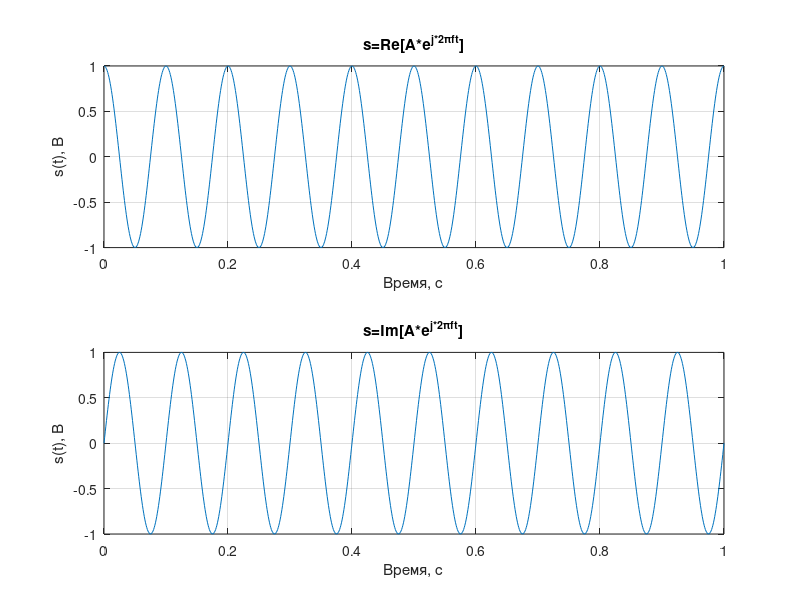
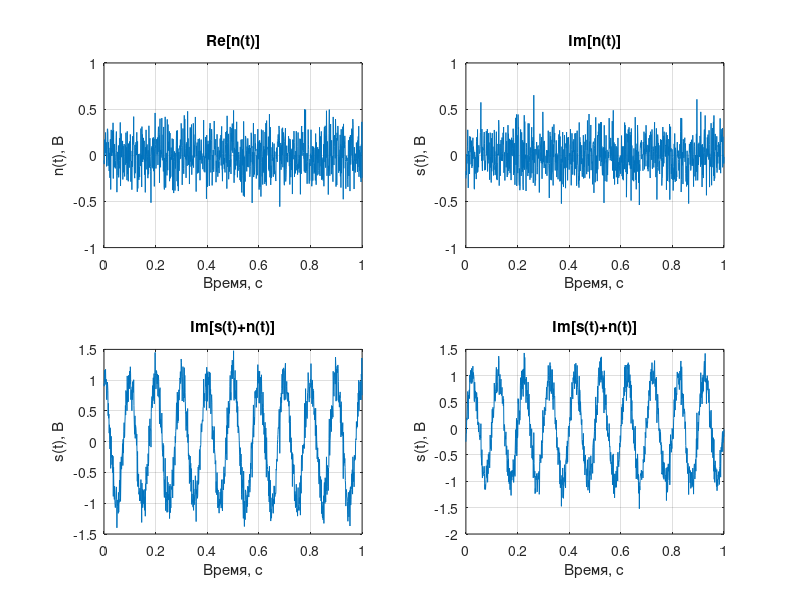
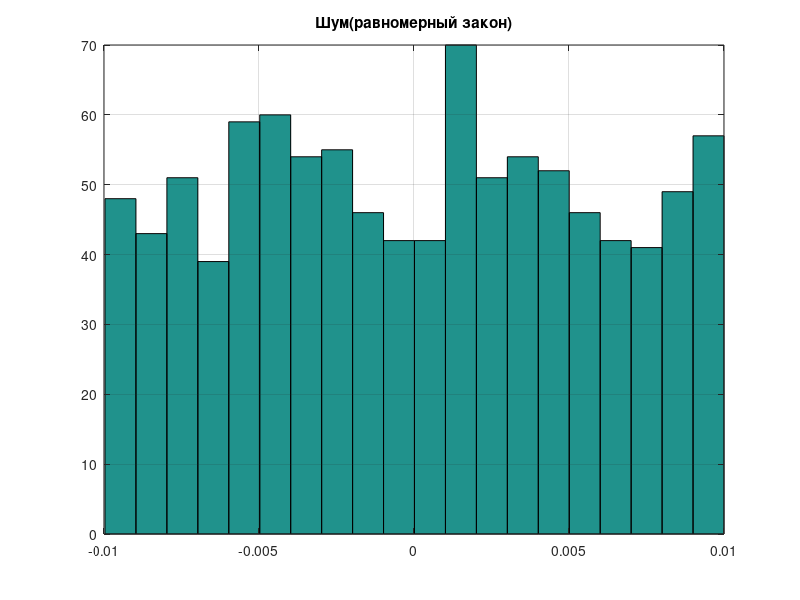
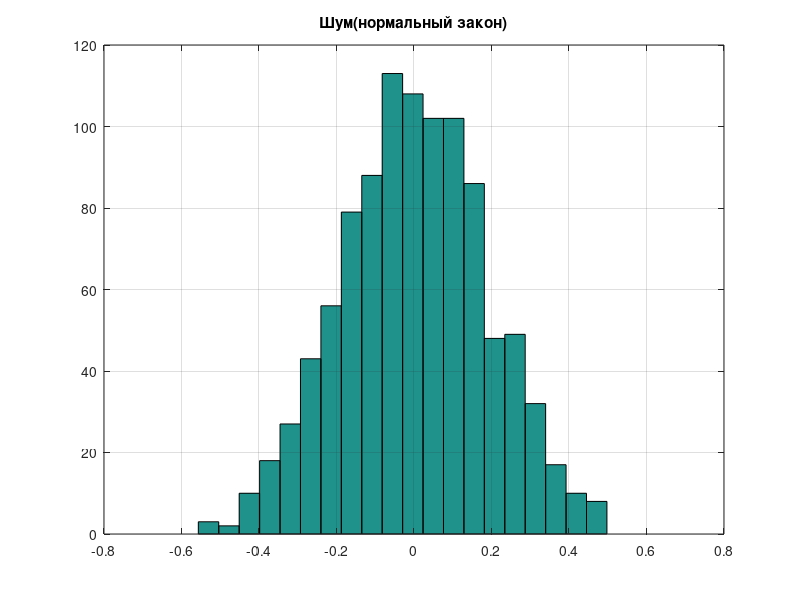

The MATLAB source for these figures, in order:
function praktika()
%% Created by L_DelOff
%% Пункт №1 Задание:
%создаётся модель сигнала “шума” (распределение Рэлея), смесь ”сигнал+шум” (распределение Рэлея - Райса), параметры (проходили на практике) СКО шума, ампл. сигнала А.
%Среднее для Ш в квадратурах равно 0. Сигнал гармонический: частота (для одной точке по частоте, объём выборки по времени задаётся 100, 1000), фаза пост. начальная и по частоте изменяется в соответствии с заданной частотой.

%% Основные параметры
T_all=1;    % всё время моделирования[с]
A=1;        % амплитуда сигнала[В]
f=10;       % частота сигнала[Гц]
% максимальная амплитуда шума[В]
A_n1=0.01; %равномерного закона
A_n2=1000; %для нормального закона это множитель, который надо подгонять под цифру выше
T=0.001;    % Период дискретизации
%% Выполнение пункта 1
[s,n,t]=punkt1(T_all,T, A, f,A_n1,A_n2);
%%
%% Пункт 2
%№2 – Алг., разрабатывается алгоритм (структура)- дам сегодня;
    %Приложение 1 (обобщённая схема на стр. 306).
    %а0=1, а1 = 1 для 0217;
    %а0=1, а1 = -1 для 0317.
    %Измеряется к-т передачи Ш и С+Ш (АЧХ, ФЧХ)
%% Выполняется пункт 2
   punkt2(s,n,t,T);
%%
%% Пункт 3
%№3 – Изм., пишется Программа: измерение моментов: среднего, среднего квадрата, дисперсии.
%Измеренное значение определяются как предел,
%соответствующих выборочных моментов (1 – го, 2 –го порядка).


end

function [s,n,t]=punkt1(time,T,A,f, A_n1, A_n2)
%% Задаю наблюдаемый промежуток времени
t=0:T:time;
%% Создаю комплексный гармонический сигнал
s=A*exp(1i*2*pi*f*t);
%% Создаю шум
n=[];
%n=[случайные числа (только rand())         ... это шум по равномерному распределению ...] 
%  [случайные числа (сложил много раз rand) ... это шум по нормальному распределению ... ]                               ]
for i=0:time/1000:time
    n(1,end+1)=A_n1*((2*rand()-1)+1i*(2*rand()-1)); %Шум с равномерным распределением
    n(2,end)=0;
    for j=1:1000
        n(2,end)=n(2,end)+A_n1*((2*rand()-1)+1i*(2*rand()-1)); %Шум с нормальным распределением
    end
    n(2,end)=n(2,end)/1000*A_n2;
end
%% Формирование сигнала(графики)
    function grafiki1(s,n,t)
        figure(11)
        %% Чистый сигнал (действительная часть)
        subplot(2,1,1)
        plot(t,real(s))
        grid on
        title('s=Re[A*e^{j*2\pift}]')
        xlabel('Время, с')
        ylabel('s(t), В')
        %% Чистый сигнал (мнимая часть)
        subplot(2,1,2)
        plot(t,imag(s))
        grid on
        title('s=Im[A*e^{j*2\pift}]')
        xlabel('Время, с')
        ylabel('s(t), В')
        %% Шум (действительная часть)
        figure(12)
        subplot(2,2,1)
        plot(t,real(n(2,:)))
        grid on
        title('Re[n(t)]')
        xlabel('Время, с')
        ylabel('n(t), В')
        ylim([-1 1])
        %% Шум (мнимая часть)
        subplot(2,2,2)
        plot(t,imag(n(2,:)))
        grid on
        title('Im[n(t)]')
        xlabel('Время, с')
        ylabel('s(t), В')
        ylim([-1 1])
        %% Полный сигнал (действительная часть) 
        subplot(2,2,3)
        plot(t,real(s+n(2,:)))
        grid on
        title('Im[s(t)+n(t)]')
        xlabel('Время, с')
        ylabel('s(t), В')
        %% Полный сигнал (мнимая часть) 
        subplot(2,2,4)
        plot(t,imag(s+n(2,:)))
        grid on
        title('Im[s(t)+n(t)]')
        xlabel('Время, с')
        ylabel('s(t), В')
        %% Распределение шума
        figure(13)
        hist(real(n(1,:)),20)
        grid on
        title('Шум(равномерный закон)')
        figure(14)
        hist(real(n(2,:)),20)
        grid on
        title('Шум(нормальный закон)')        
    end
%% Раскоментировать, если нужны графики
grafiki1(s,n,t)
end

function punkt2(s,n,t,T)
%% Параметры фильтра
a0=1;
a1=1;
%% Разностное уравнение фильтра
    function y=filter(a0,a1,x0,x1)
        % x0=x_i, x1=x_i-1
        % фильтр берёт предыдущие значения
        % если дать первое значение массива, то 
        % прога даст ошибку, что нет элемента с идексом 0
        % поэтому те несуществующие значения заменяем на нули
        if isnan(x1) x1=0; end 
        y=a0*x0+a1*x1;        
    end
%% ИХ фильтра
    function tr1(a0,a1)
        figure(21)
        % имитация единичного импульса, подавать буду начиная со второго
        % элемента, т.е. для фильтра первый ноль не учитывается
        % и сразу начнется с единицы
        delta=[0 1 0 0 0 0 0 0 0 0 0 0];
        h=[]; % импульсная характеристика
        for j=2:length(delta)
            h=[h filter(a0,a1,delta(j),delta(j-1))];
        end
        j=2:length(delta);
        stem(j-2,h,'filled','LineWidth',2);
        grid on
        hold on
        title('Импульсная характеристика ЦФ')
        xlabel('Отсчёты, бины')
        ylabel('h(t),В')
        xlim([-0.5 length(delta)-1.5]);
    end
%% Раскоментировать, если нужны графики
%tr1(a0,a1);
%% ЧХ фильтра
    function cfr1(a0,a1,T)
        figure(22)
        f=0:10^3;
        %% КЧХ - выражение берем из книжки
        H=a0+a1*exp(-1i*(2*pi*f)*T);
        %% АЧХ
        subplot(2,1,1)
        plot(f,abs(H));
        title('АЧХ');
        xlabel('Частота, Гц')
        ylabel('|H|, В/Гц')
        grid on
        %% ФЧХ
        subplot(2,1,2)
        plot(f,angle(H));
        title('ФЧХ');
        xlabel('Частота, Гц')
        ylabel('\phi, \circ')
        grid on
        %% Коэффициент передачи по мощности
        figure(23)
        plot(f,abs(H).^2);
        title('Коэффициент передачи');
        xlabel('Частота, Гц')
        ylabel('')
        grid on
    end
%% Раскоментировать, если нужны графики
cfr1(a0,a1,T);

%% прохождение сингала через цифровой фильтр
y_s=0;
y_n=0;
y_sn=0;
for i=2:length(s)
    y_s=[y_s filter(a0,a1,s(i),s(i-1))]; % прогоняю чистый сигнал через ЦФ
    y_n=[y_n filter(a0,a1,n(2,i),n(2,i-1))]; % прогоняю чисто шум через ЦФ
    y_sn=[y_sn filter(a0,a1,(s(i)+n(2,i)),(s(i-1)+n(2,i-1)))]; % прогоняю смесь через ЦФ
end
%% Временные диаграммы
    function grafiki2(s,n,t,y_s,y_n,y_sn) 
        %% Аналогично реальные и мнимые части на входе и выходе ЦФ
        %% s(t)
        figure(24)
        %%
        subplot(2,2,1)
        plot(t,real(s))
        grid on
        title('s=Re[A*e^{j*2\pift}]')
        xlabel('Время, с')
        ylabel('s(t), В')
        %%
        subplot(2,2,2)
        plot(t,imag(s))
        grid on
        title('s=Im[A*e^{j*2\pift}]')
        xlabel('Время, с')
        ylabel('s(t), В')
        %%
        subplot(2,2,3)
        plot(t,real(y_s))
        grid on
        title('Сигнал на выходе фильтра(действительная часть)')
        xlabel('Время, с')
        ylabel('y(t), В')
        %%
        subplot(2,2,4)
        plot(t,imag(y_s))
        grid on
        title('Сигнал на выходе фильтра(мнимая часть)')
        xlabel('Время, с')
        ylabel('y(t), В')
        %% --------------------------------------
        %% n(t)
        figure(25)
        %%
        subplot(2,2,1)
        plot(t,real(n(2,:)))
        grid on
        title('Re[n(t)]')
        xlabel('Время, с')
        ylabel('n(t), В')
        %%
        subplot(2,2,2)
        plot(t,imag(n(2,:)))
        grid on
        title('Im[n(t)]')
        xlabel('Время, с')
        ylabel('n(t), В')
        %%
        subplot(2,2,3)
        plot(t,real(y_n))
        grid on
        title('Шум на выходе фильтра(действительная часть)')
        xlabel('Время, с')
        ylabel('y(t), В')
        %%
        subplot(2,2,4)
        plot(t,imag(y_n))
        grid on
        title('Шум на выходе фильтра(мнимая часть)')
        xlabel('Время, с')
        ylabel('y(t), В')
        %% --------------------------------------
        %% s(t)+n(t)
        figure(26)
        %%
        subplot(2,2,1)
        plot(t,real(s+n(2,:)))
        grid on
        title('Re[s(t)+n(t)]')
        xlabel('Время, с')
        ylabel('s(t), В')
        %%
        subplot(2,2,2)
        plot(t,imag(s+n(2,:)))
        grid on
        title('Im[s(t)+n(t)]')
        xlabel('Время, с')
        ylabel('s(t), В')
        %%
        subplot(2,2,3)
        plot(t,real(s+n(2,:)))
        grid on
        title('Сигнал на выходе фильтра(действительная часть)')
        xlabel('Время, с')
        ylabel('y(t), В')
        %%
        subplot(2,2,4)
        plot(t,imag(s+n(2,:)))
        grid on
        title('Сигнал на выходе фильтра(мнимая часть)')
        xlabel('Время, с')
        ylabel('y(t), В')
    end
%% Раскоментировать, если нужны графики
grafiki2(s,n,t,y_s,y_n,y_sn);

end